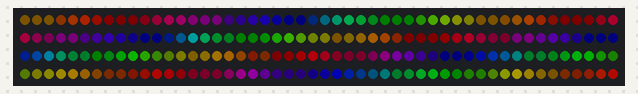
The program below on a simulated Arduino Uno, built with avr-gcc and run on an emulated ATmega328P. Shown: 200 RGB LEDs in strip order, left to right, continuing on the next row. Dim RGB values are drawn brighter than linear.

Above: at 3.16 s.
At 16.53 s:
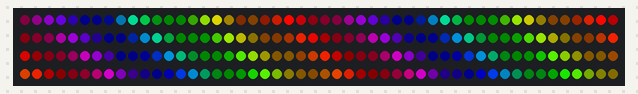
At 21.09 s:
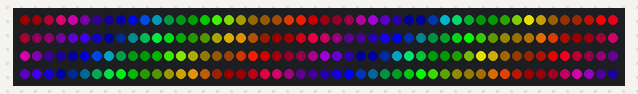
At 30.2 s:
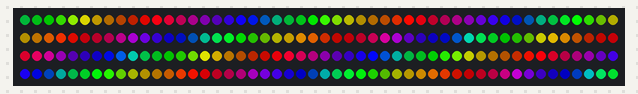
At 31.42 s:
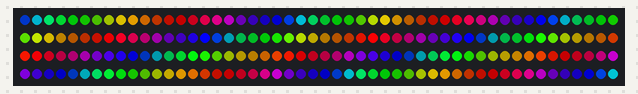
At 37.8 s:
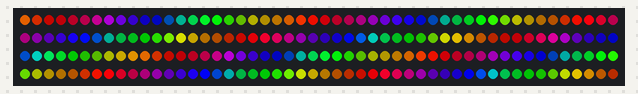

The program:

main.cpp
```cpp
// #include <FastLED.h>

// // How many leds in your strip?
// #define NUM_LEDS 58

// // For led chips like WS2812, which have a data line, ground, and power, you just
// // need to define DATA_PIN.  For led chipsets that are SPI based (four wires - data, clock,
// // ground, and power), like the LPD8806 define both DATA_PIN and CLOCK_PIN
// // Clock pin only needed for SPI based chipsets when not using hardware SPI
// #define DATA_PIN 3
// #define CLOCK_PIN 10

// // Define the array of leds
// CRGB leds[NUM_LEDS];


// void setup() {
//     // Uncomment/edit one of the following lines for your leds arrangement.
//     // ## Clockless types ##
//     FastLED.addLeds<LPD6803, DATA_PIN, CLOCK_PIN, GRB, DATA_RATE_MHZ(6) >(leds, NUM_LEDS);  // GRB ordering is typical
//     //FastLED.addLeds<NEOPIXEL, DATA_PIN>(leds, NUM_LEDS);  // GRB ordering is assumed
//     // FastLED.addLeds<SM16703, DATA_PIN, RGB>(leds, NUM_LEDS);
//     // FastLED.addLeds<TM1829, DATA_PIN, RGB>(leds, NUM_LEDS);
//     // FastLED.addLeds<TM1812, DATA_PIN, RGB>(leds, NUM_LEDS);
//     // FastLED.addLeds<TM1809, DATA_PIN, RGB>(leds, NUM_LEDS);
//     // FastLED.addLeds<TM1804, DATA_PIN, RGB>(leds, NUM_LEDS);
//     // FastLED.addLeds<TM1803, DATA_PIN, RGB>(leds, NUM_LEDS);
//     // FastLED.addLeds<UCS1903, DATA_PIN, RGB>(leds, NUM_LEDS);
//     // FastLED.addLeds<UCS1903B, DATA_PIN, RGB>(leds, NUM_LEDS);
//     // FastLED.addLeds<UCS1904, DATA_PIN, RGB>(leds, NUM_LEDS);
//     // FastLED.addLeds<UCS2903, DATA_PIN, RGB>(leds, NUM_LEDS);
//     // FastLED.addLeds<WS2812, DATA_PIN, RGB>(leds, NUM_LEDS);  // GRB ordering is typical
//     // FastLED.addLeds<WS2852, DATA_PIN, RGB>(leds, NUM_LEDS);  // GRB ordering is typical
//     // FastLED.addLeds<WS2812B, DATA_PIN, RGB>(leds, NUM_LEDS);  // GRB ordering is typical
//     // FastLED.addLeds<GS1903, DATA_PIN, RGB>(leds, NUM_LEDS);
//     // FastLED.addLeds<SK6812, DATA_PIN, RGB>(leds, NUM_LEDS);  // GRB ordering is typical
//     // FastLED.addLeds<SK6822, DATA_PIN, RGB>(leds, NUM_LEDS);
//     // FastLED.addLeds<APA106, DATA_PIN, RGB>(leds, NUM_LEDS);
//     // FastLED.addLeds<PL9823, DATA_PIN, RGB>(leds, NUM_LEDS);
//     // FastLED.addLeds<SK6822, DATA_PIN, RGB>(leds, NUM_LEDS);
//     // FastLED.addLeds<WS2811, DATA_PIN, RGB>(leds, NUM_LEDS);
//     // FastLED.addLeds<WS2813, DATA_PIN, RGB>(leds, NUM_LEDS);
//     // FastLED.addLeds<APA104, DATA_PIN, RGB>(leds, NUM_LEDS);
//     // FastLED.addLeds<WS2811_400, DATA_PIN, RGB>(leds, NUM_LEDS);
//     // FastLED.addLeds<GE8822, DATA_PIN, RGB>(leds, NUM_LEDS);
//     // FastLED.addLeds<GW6205, DATA_PIN, RGB>(leds, NUM_LEDS);
//     // FastLED.addLeds<GW6205_400, DATA_PIN, RGB>(leds, NUM_LEDS);
//     // FastLED.addLeds<LPD1886, DATA_PIN, RGB>(leds, NUM_LEDS);
//     // FastLED.addLeds<LPD1886_8BIT, DATA_PIN, RGB>(leds, NUM_LEDS);
//     // ## Clocked (SPI) types ##

//     // FastLED.addLeds<LPD8806, DATA_PIN, CLOCK_PIN, RGB>(leds, NUM_LEDS);  // GRB ordering is typical
//     // FastLED.addLeds<WS2801, DATA_PIN, CLOCK_PIN, RGB>(leds, NUM_LEDS);
//     // FastLED.addLeds<WS2803, DATA_PIN, CLOCK_PIN, RGB>(leds, NUM_LEDS);
//     // FastLED.addLeds<SM16716, DATA_PIN, CLOCK_PIN, RGB>(leds, NUM_LEDS);
//     // FastLED.addLeds<P9813, DATA_PIN, CLOCK_PIN, RGB>(leds, NUM_LEDS);  // BGR ordering is typical
//     // FastLED.addLeds<DOTSTAR, DATA_PIN, CLOCK_PIN, RGB>(leds, NUM_LEDS);  // BGR ordering is typical
//     // FastLED.addLeds<APA102, DATA_PIN, CLOCK_PIN, RGB>(leds, NUM_LEDS);  // BGR ordering is typical
//     // FastLED.addLeds<SK9822, DATA_PIN, CLOCK_PIN, RGB>(leds, NUM_LEDS);  // BGR ordering is typical
// }
// int i = 0;

// // const  int R_COLOR_DEPTH=20;       // valid values btwn 1 and 128   1 = pastel white, 128 is brightly colored
// // const  int G_COLOR_DEPTH=20;
// // const  int B_COLOR_DEPTH=20;
// // const  int R_OFFSET = 20;
// // const  int  G_OFFSET = 20;
// // const  int  B_OFFSET = 20;
// #define DELAY_SPEED 30     // larger numbers are slower - in mS, change to suit
// const unsigned int COLOR_MAX = NUM_LEDS * 3;      // controls color change speed, change multiplier

// const  int R_COLOR_DEPTH=256;       // valid values btwn 1 and 128   1 = pastel white, 128 is brightly colored
// const  int G_COLOR_DEPTH=128;
// const  int B_COLOR_DEPTH=150;

// const  int R_OFFSET = 128;
// const  int  G_OFFSET = 100;
// const  int  B_OFFSET = 64;

// float sinValX, sinValY, sinValZ, X, Y, Z;    // floats for sine waves
// // void loop() {
// // //   // Turn the LED on, then pause
// // //   leds[i] = CRGB::BlueViolet;
// // //   FastLED.show();
// // //   delay(50);
// // //   // Now turn the LED off, then pause
// // //   leds[i] = CRGB::AliceBlue;
// // //   FastLED.show();
// // //   delay(50);
// // //   i++; i %= NUM_LEDS;
// // // }

// //     // increment variables - experiment with values!
// //     // really small nummbers can be useful for slow-moving effects
// //     sinValX  += .17;
// //     sinValY  += .2;
// //     sinValZ  += .3;

// //     memset(leds, 0, NUM_LEDS * 3);         // turns off all LEDs
// //     // push data out to LEDs one pixel at a time
// //     for(int i = 0 ; i < NUM_LEDS; i++ ) {

// //         // sin() will return a float between -1 and 1
// //         // The we just have to scale the output to appropriate levels.
// //         // and add an offset to get rid of the negative numbers.

// //         X =  (sin(sinValX + (i * .3)) * R_COLOR_DEPTH) + R_OFFSET;
// //         X = constrain(X, 0, 255);
// //         Y= (sin(sinValY + (i * .2)) * G_COLOR_DEPTH) + G_OFFSET;
// //         Y = constrain(Y, 0, 255);
// //         Z =  (sin(sinValZ + (i * .1)) * B_COLOR_DEPTH) + B_OFFSET;
// //         Z = constrain(Z, 0, 255);

// //         leds[i].r = X;
// //         leds[i].g = Y;
// //         leds[i].b = Z;
// //     }
// //     FastSPI_LED.show();
// //     delay(10);     // frame rate delay - OK to change
// // }
// void loop() {

//     // increment variables - experiment with values!
//     // these values control the speed of color change
//     // very small numbers could be useful (eg .002) coiuld be useful in creating really subtly changing color schemes
//     sinValX  += .03;
//     sinValY  += .045;
//     sinValZ  += .025;

//     memset(leds, 0, NUM_LEDS * 3);         // turns off all LEDs
//     // push data out to LEDs one pixel at a time
//     for(int i = 0 ; i < NUM_LEDS; i++ ) {

//         // sin() will return a float between -1
//         // just scale to appropriate levels
//         // (i * .3) is the color change per LED change in the string.
//         // Increase the constant for more quickly changing pixels.
//         //  and vice versa. This multiplier
//         // can also be zero for strings of all the same color. Experiment!

//         X =  (sin(sinValX + (i * .07)) * R_COLOR_DEPTH) + R_OFFSET;
//         X = constrain(X, 0, 255);
//         Y= (sin(sinValY + (i * .07)) * G_COLOR_DEPTH) + G_OFFSET;
//         Y = constrain(Y, 0, 255);
//         Z =  (sin(sinValZ + (i * .061)) * B_COLOR_DEPTH) + B_OFFSET;
//         Z = constrain(Z, 0, 255);

//         leds[i].r =  X;
//         Serial.println(Z);
//         leds[i].g = Y;
//         leds[i].b = Z;

//     }
//     FastSPI_LED.show();
//     delay(20);
// }

// #include <FastLED.h>
// #define NUM_LEDS 50
// #define DATA_PIN 3
// #define CLOCK_PIN 10
// CRGBArray<NUM_LEDS> leds;

// void setup() { FastLED.addLeds<LPD6803, DATA_PIN, CLOCK_PIN, GRB, DATA_RATE_MHZ(6)>(leds, NUM_LEDS); }

// void loop(){
//   static uint8_t hue;
//   for(int i = 0; i < NUM_LEDS/2; i++) {
//     // fade everything out
//     leds.fadeToBlackBy(40);

//     // let's set an led value
//     leds[i] = CHSV(hue++,255,255);

//     // now, let's first 20 leds to the top 20 leds,
//     leds(NUM_LEDS/2,NUM_LEDS-1) = leds(NUM_LEDS/2 - 1 ,0);
//     FastLED.delay(33);
//   }
// }

#include <FastLED.h>
#define NUM_LEDS 50
#define DATA_PIN 3
 #define CLOCK_PIN 13

#define COLOR_ORDER GRB
#define NUM_LEDS    200
#define BRIGHTNESS  255

CRGB leds[NUM_LEDS];


void setup() {
  delay(3000); // 3 second delay for recovery

  // tell FastLED about the LED strip configuration
  FastLED.addLeds<LPD6803, DATA_PIN, CLOCK_PIN, COLOR_ORDER, DATA_RATE_MHZ(6)>(leds, NUM_LEDS)
    .setCorrection(TypicalLEDStrip)
    .setDither(BRIGHTNESS < 255);

  // set master brightness control
  FastLED.setBrightness(BRIGHTNESS);
}


// This function draws rainbows with an ever-changing,
// widely-varying set of parameters.
void pride()
{
  static uint16_t sPseudotime = 0;
  static uint16_t sLastMillis = 0;
  static uint16_t sHue16 = 0;

  uint8_t sat8 = beatsin88( 87, 220, 250);
  uint8_t brightdepth = beatsin88( 341, 96, 224);
  uint16_t brightnessthetainc16 = beatsin88( 203, (25 * 256), (40 * 256));
  uint8_t msmultiplier = beatsin88(147, 23, 60);

  uint16_t hue16 = sHue16;//gHue * 256;
  uint16_t hueinc16 = beatsin88(113, 1, 3000);

  uint16_t ms = millis();
  uint16_t deltams = ms - sLastMillis ;
  sLastMillis  = ms;
  sPseudotime += deltams * msmultiplier;
  sHue16 += deltams * beatsin88( 400, 5,9);
  uint16_t brightnesstheta16 = sPseudotime;

  for( uint16_t i = 0 ; i < NUM_LEDS; i++) {
    hue16 += hueinc16;
    uint8_t hue8 = hue16 / 256;

    brightnesstheta16  += brightnessthetainc16;
    uint16_t b16 = sin16( brightnesstheta16  ) + 32768;

    uint16_t bri16 = (uint32_t)((uint32_t)b16 * (uint32_t)b16) / 65536;
    uint8_t bri8 = (uint32_t)(((uint32_t)bri16) * brightdepth) / 65536;
    bri8 += (255 - brightdepth);

    CRGB newcolor = CHSV( hue8, sat8, bri8);

    uint16_t pixelnumber = i;
    pixelnumber = (NUM_LEDS-1) - pixelnumber;

    nblend( leds[pixelnumber], newcolor, 64);
  }
}

void loop()
{
  pride();
  FastLED.show();
}

// #include <FastLED.h>
// #define NUM_LEDS 50
// #define DATA_PIN 3
// #define CLOCK_PIN 10

// FASTLED_USING_NAMESPACE

// CRGB leds[NUM_LEDS];


// void setup() {
//   delay( 3000); // 3 second delay for boot recovery, and a moment of silence
//   FastLED.addLeds<LPD6803, DATA_PIN, CLOCK_PIN, GRB, DATA_RATE_MHZ(6)>(leds, NUM_LEDS)
//         .setCorrection( TypicalLEDStrip );
//   FastLED.setMaxPowerInVoltsAndMilliamps( 5, 500);
// }


// CRGBPalette16 pacifica_palette_1 =
//     { 0x000507, 0x000409, 0x00030B, 0x00030D, 0x000210, 0x000212, 0x000114, 0x000117,
//       0x000019, 0x00001C, 0x000026, 0x000031, 0x00003B, 0x000046, 0x14554B, 0x28AA50 };
// CRGBPalette16 pacifica_palette_2 =
//     { 0x000507, 0x000409, 0x00030B, 0x00030D, 0x000210, 0x000212, 0x000114, 0x000117,
//       0x000019, 0x00001C, 0x000026, 0x000031, 0x00003B, 0x000046, 0x0C5F52, 0x19BE5F };
// CRGBPalette16 pacifica_palette_3 =
//     { 0x000208, 0x00030E, 0x000514, 0x00061A, 0x000820, 0x000927, 0x000B2D, 0x000C33,
//       0x000E39, 0x001040, 0x001450, 0x001860, 0x001C70, 0x002080, 0x1040BF, 0x2060FF };


// // Add one layer of waves into the led array
// void pacifica_one_layer( CRGBPalette16& p, uint16_t cistart, uint16_t wavescale, uint8_t bri, uint16_t ioff)
// {
//   uint16_t ci = cistart;
//   uint16_t waveangle = ioff;
//   uint16_t wavescale_half = (wavescale / 2) + 20;
//   for( uint16_t i = 0; i < NUM_LEDS; i++) {
//     waveangle += 250;
//     uint16_t s16 = sin16( waveangle ) + 32768;
//     uint16_t cs = scale16( s16 , wavescale_half ) + wavescale_half;
//     ci += cs;
//     uint16_t sindex16 = sin16( ci) + 32768;
//     uint8_t sindex8 = scale16( sindex16, 240);
//     CRGB c = ColorFromPalette( p, sindex8, bri, LINEARBLEND);
//     leds[i] += c;
//   }
// }
// // Add extra 'white' to areas where the four layers of light have lined up brightly
// void pacifica_add_whitecaps()
// {
//   uint8_t basethreshold = beatsin8( 9, 55, 65);
//   uint8_t wave = beat8( 7 );

//   for( uint16_t i = 0; i < NUM_LEDS; i++) {
//     uint8_t threshold = scale8( sin8( wave), 20) + basethreshold;
//     wave += 7;
//     uint8_t l = leds[i].getAverageLight();
//     if( l > threshold) {
//       uint8_t overage = l - threshold;
//       uint8_t overage2 = qadd8( overage, overage);
//       leds[i] += CRGB( overage, overage2, qadd8( overage2, overage2));
//     }
//   }
// }

// // Deepen the blues and greens
// void pacifica_deepen_colors()
// {
//   for( uint16_t i = 0; i < NUM_LEDS; i++) {
//     leds[i].blue = scale8( leds[i].blue,  145);
//     leds[i].green= scale8( leds[i].green, 200);
//     leds[i] |= CRGB( 2, 5, 7);
//   }
// }
// void pacifica_loop()
// {
//   // Increment the four "color index start" counters, one for each wave layer.
//   // Each is incremented at a different speed, and the speeds vary over time.
//   static uint16_t sCIStart1, sCIStart2, sCIStart3, sCIStart4;
//   static uint32_t sLastms = 0;
//   uint32_t ms = GET_MILLIS();
//   uint32_t deltams = ms - sLastms;
//   sLastms = ms;
//   uint16_t speedfactor1 = beatsin16(3, 179, 269);
//   uint16_t speedfactor2 = beatsin16(4, 179, 269);
//   uint32_t deltams1 = (deltams * speedfactor1) / 256;
//   uint32_t deltams2 = (deltams * speedfactor2) / 256;
//   uint32_t deltams21 = (deltams1 + deltams2) / 2;
//   sCIStart1 += (deltams1 * beatsin88(1011,10,13));
//   sCIStart2 -= (deltams21 * beatsin88(777,8,11));
//   sCIStart3 -= (deltams1 * beatsin88(501,5,7));
//   sCIStart4 -= (deltams2 * beatsin88(257,4,6));

//   // Clear out the LED array to a dim background blue-green
//   fill_solid( leds, NUM_LEDS, CRGB( 2, 6, 10));

//   // Render each of four layers, with different scales and speeds, that vary over time
//   pacifica_one_layer( pacifica_palette_1, sCIStart1, beatsin16( 3, 11 * 256, 14 * 256), beatsin8( 10, 70, 130), 0-beat16( 301) );
//   pacifica_one_layer( pacifica_palette_2, sCIStart2, beatsin16( 4,  6 * 256,  9 * 256), beatsin8( 17, 40,  80), beat16( 401) );
//   pacifica_one_layer( pacifica_palette_3, sCIStart3, 6 * 256, beatsin8( 9, 10,38), 0-beat16(503));
//   pacifica_one_layer( pacifica_palette_3, sCIStart4, 5 * 256, beatsin8( 8, 10,28), beat16(601));

//   // Add brighter 'whitecaps' where the waves lines up more
//   pacifica_add_whitecaps();

//   // Deepen the blues and greens a bit
//   pacifica_deepen_colors();
// }


// void loop()
// {
//   EVERY_N_MILLISECONDS( 20) {
//     pacifica_loop();
//     FastLED.show();
//   }
// }
```
